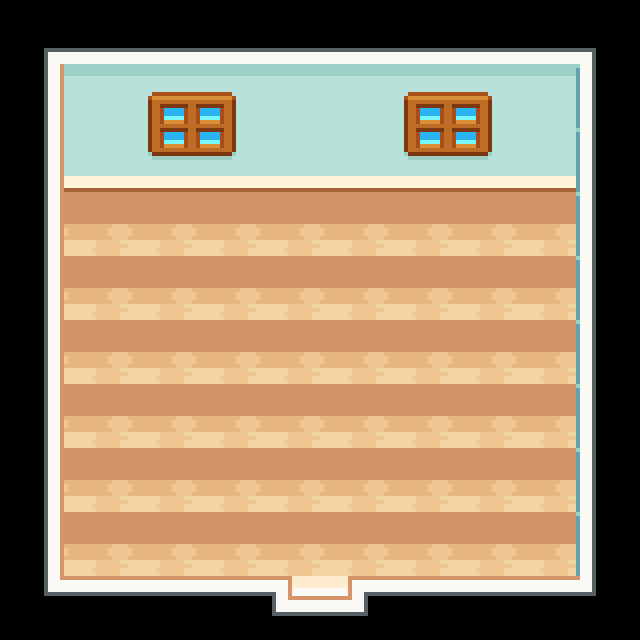

The image is a tile-based game level rendered from a .tmx file. Its description and complete source (layers, tilesets, objects, tile grids) follow:
An orthogonal 10x10 tile map with 64x64 px tiles, 2 tile layers (terrain, terrain top) and 7 objects (player).

<map version="1.10" tiledversion="1.11.2" orientation="orthogonal" renderorder="right-down" width="10" height="10" tilewidth="64" tileheight="64" infinite="0" nextlayerid="10" nextobjectid="8">
 <tileset firstgid="1" source="../Graphics/indoor.tsx" />
 <layer id="1" name="terrain" width="10" height="10">
  <data encoding="csv">
1,2,2,2,2,2,2,2,2,3,
41,12,24,25,12,12,24,25,12,13,
41,22,34,35,22,22,34,35,22,13,
41,32,32,32,32,32,32,32,32,13,
41,32,32,32,32,32,32,32,32,13,
41,32,32,32,32,32,32,32,32,13,
41,32,32,32,32,32,32,32,32,13,
41,32,32,32,32,32,32,32,32,13,
41,32,32,32,32,32,32,32,32,13,
51,52,52,52,14,15,52,52,52,53
</data>
 </layer>
 <layer id="2" name="terrain top" width="10" height="10">
  <data encoding="csv">
0,0,0,0,0,0,0,0,0,0,
0,0,0,0,0,0,0,0,0,0,
0,0,0,0,0,0,0,0,0,0,
0,0,0,0,0,0,0,0,0,0,
0,0,0,0,0,0,0,0,0,0,
0,0,0,0,0,0,0,0,0,0,
0,0,0,0,0,0,0,0,0,0,
0,0,0,0,0,0,0,0,0,0,
0,0,0,0,0,0,0,0,0,0,
0,0,0,0,0,0,0,0,0,0
</data>
 </layer>
 <objectgroup id="3" name="entities">
  <object id="2" name="player" x="320" y="512">
   <properties>
    <property name="direction" value="up" />
    <property name="pos" value="world" />
   </properties>
   <point />
  </object>
 </objectgroup>
 <objectgroup id="4" name="coast" />
 <objectgroup id="5" name="water" />
 <objectgroup id="6" name="monsters" />
 <objectgroup id="7" name="collisions">
  <object id="3" x="0" y="0" width="640" height="64" />
  <object id="4" x="576" y="64" width="64" height="512" />
  <object id="5" x="0" y="64" width="64" height="512" />
  <object id="6" x="0" y="576" width="640" height="64" />
  <object id="7" x="64" y="128" width="512" height="64" />
 </objectgroup>
 <objectgroup id="9" name="objects" />
 <objectgroup id="8" name="transition">
  <object id="1" x="256" y="565" width="128" height="11">
   <properties>
    <property name="pos" value="house" />
    <property name="target" value="world" />
   </properties>
  </object>
 </objectgroup>
</map>
